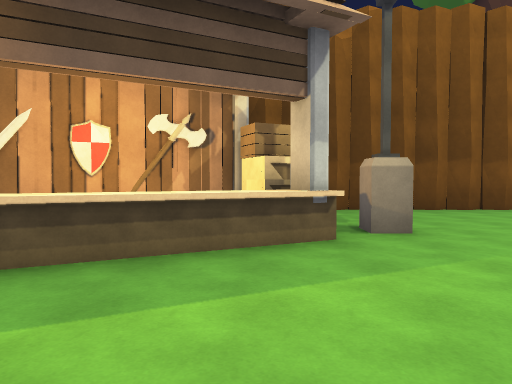
View 1 (above)

23 first-person views from a walk through a scene from a Unity 3-D project. The camera is 1.5 m above the floor, tilts 2° down and sees 70° across. The floor is counted in squares, 2 m on a side. Each view is taken from the middle of a square. On the plan, view 1 faces up. The plan holds only what a view shows up to about 11 squares ahead; the rest is blank. The place goes on beyond the plan. The player is left out. Some surface patterns are stand-ins.

View 2
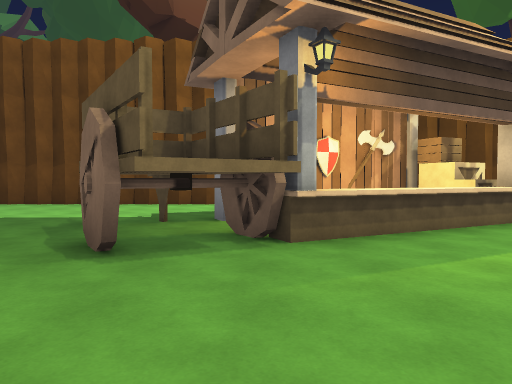

View 3
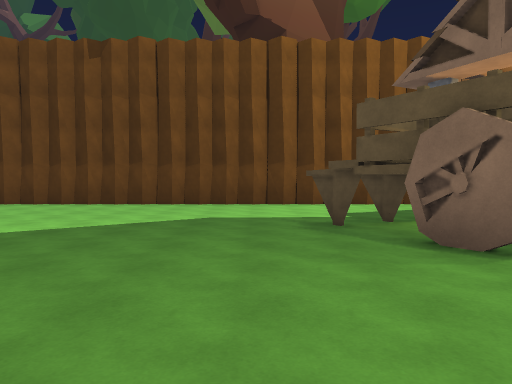

View 4
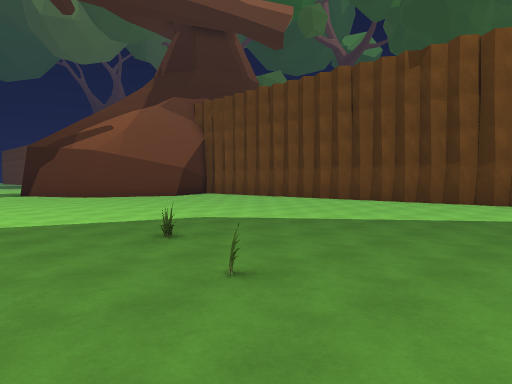

View 5
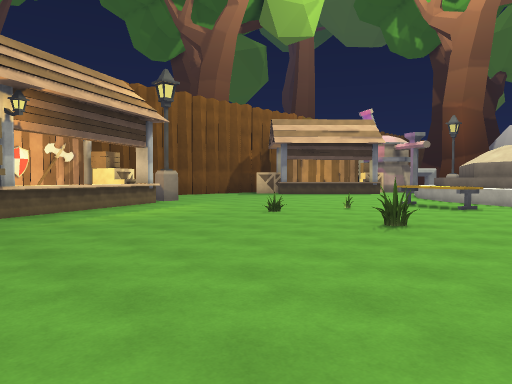

View 6
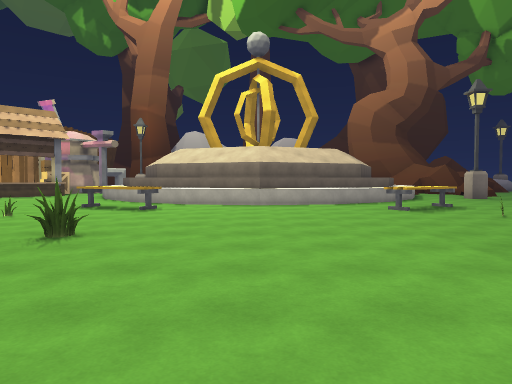

View 7
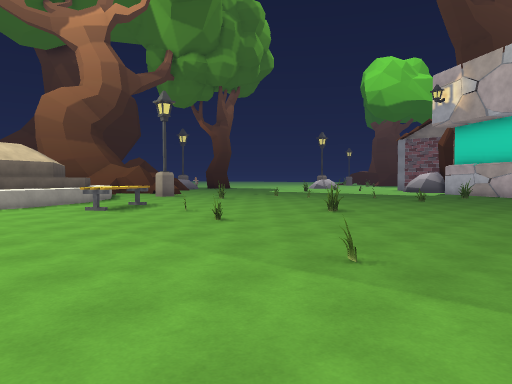

View 8
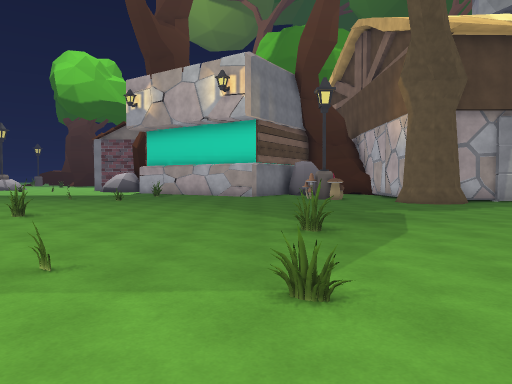

View 9
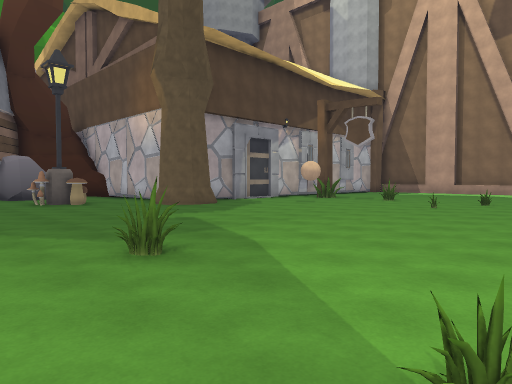

View 10
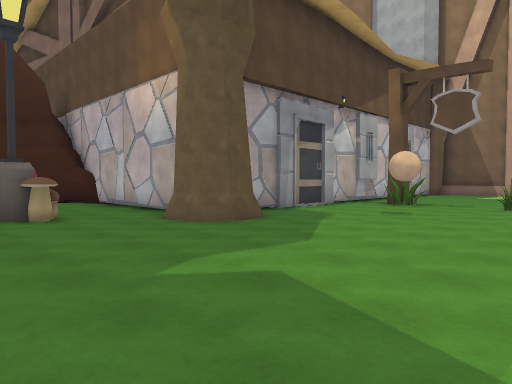

View 11
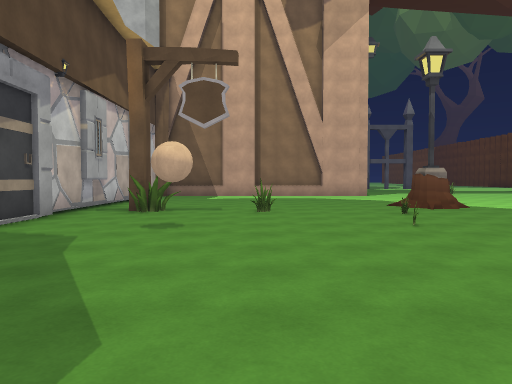

View 12
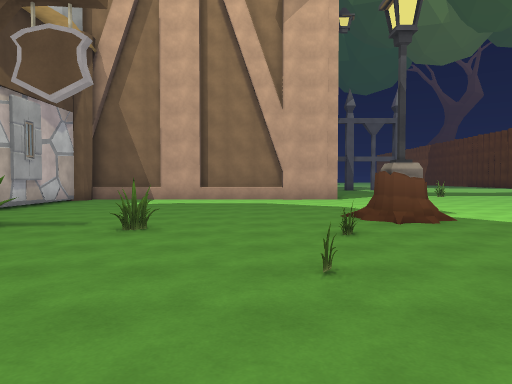

View 13
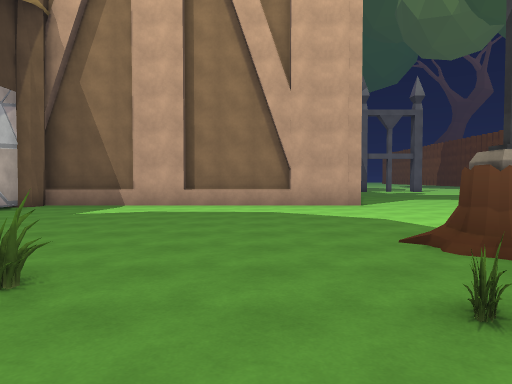

View 14
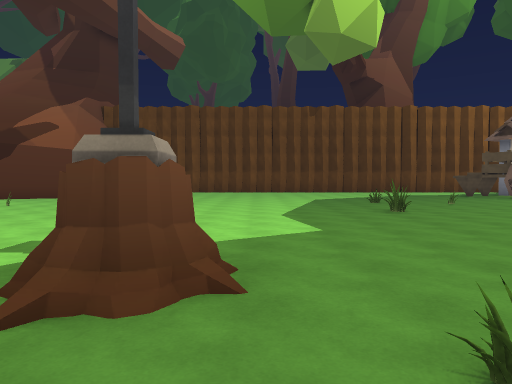

View 15
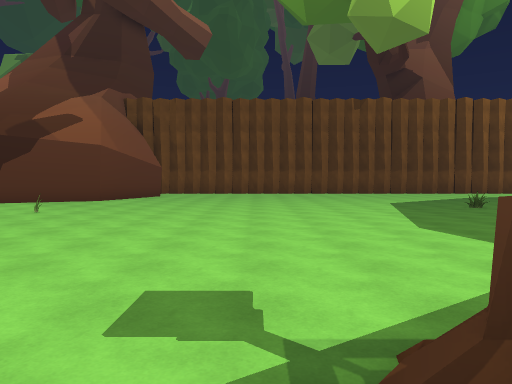

View 16
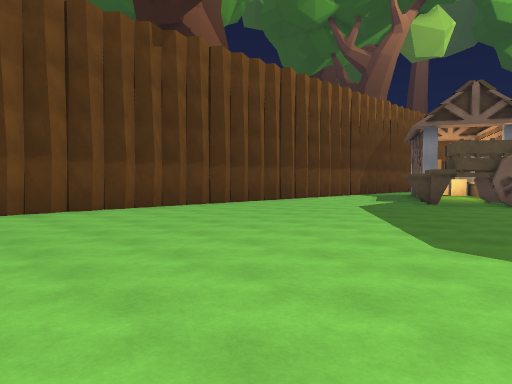

View 17
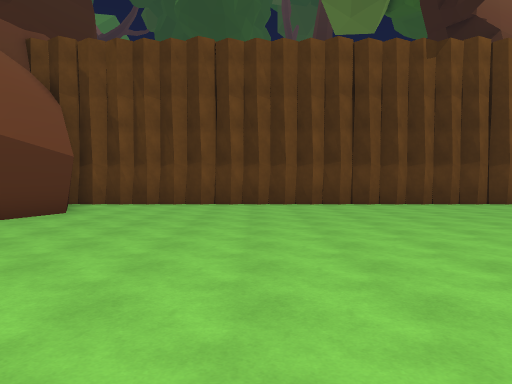

View 18
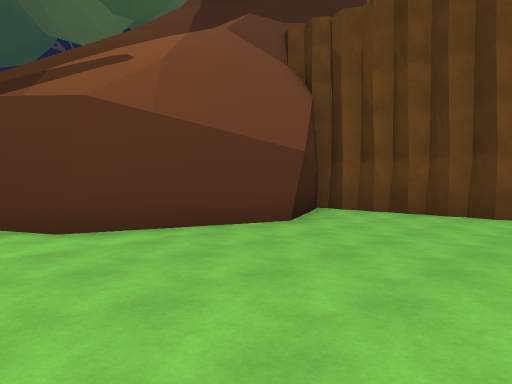

View 19
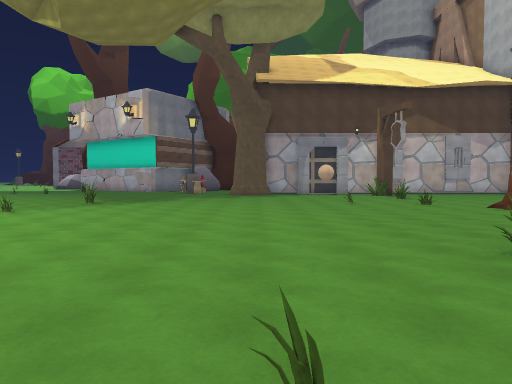

View 20
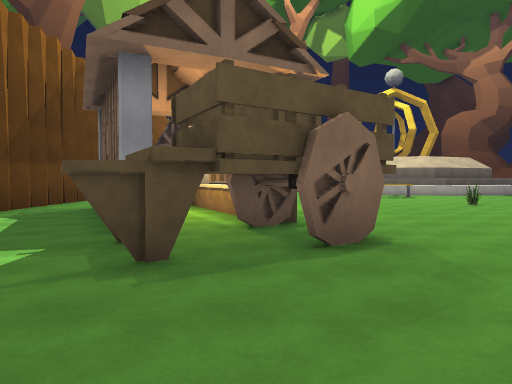

View 21
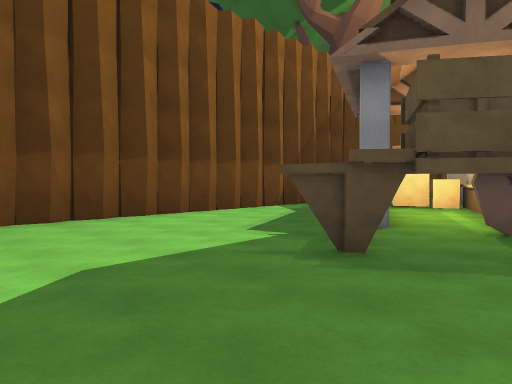

View 22
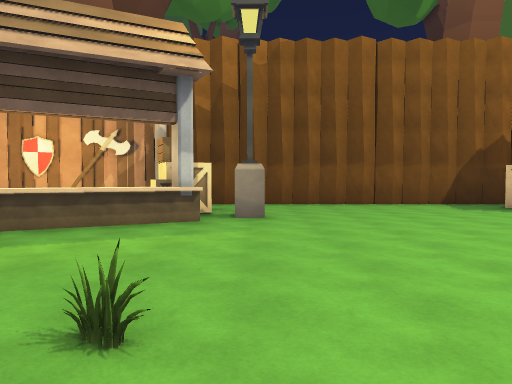

View 23
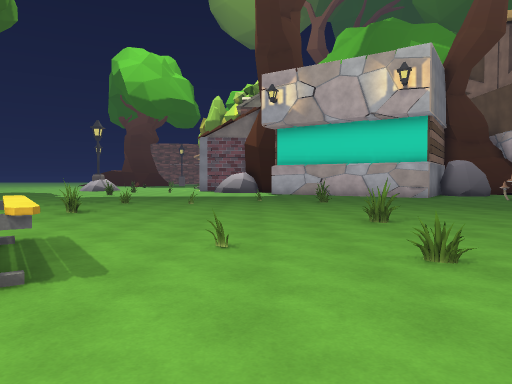

### Floor plan
Key: @ floor where view 1 was taken; # wall or solid block; . floor; ^ raised ledge; A axe; C crate; S sword; T thing the floor can be seen under or through; B bench; M mushroom; L ball; O other object.
Columns run from 23 left of view 1 to 7 right of it. Each row starts with its distance up from view 1.
  9 ###############################
  8 #..............................
  7 #.....................#........
  6 #....................A#CC#.....
  5 #................T.S#..C##.....
  4 #...............TTT..^^^#.....
  3 .................TTT^^........
  2 .................T#T.........
  1 ...............................
  0 ...........O...........@O......
 -1 .............O... ........O...
 -2 O...............   ..........B.
 -3 ..........O.....  ......O...B..
 -4  ................ ............^
 -5  .............................^
 -6 ..............................^
 -7 ..............................^
 -8 ...................O..........^
 -9 ......O..............O.........
-10 ......O.................O...B..
-11 ........O.O.......O.......O..B.
-12 ...............................
-13 ........................O......
-14 ........O......................
-15 ..........L...................O
-16 .......O.......................
-17 .......#.....#.................
-18 #............##.............O..
-19 ##############..M..  ..
-20              #..#M.

Where each view was taken, in squares from view 1:
view 1: 0 up, 0 right, facing up
view 2: 2 down, 4 left, facing up
view 3: 2 down, 8 left, facing up
view 4: 3 down, 8 left, facing up-left
view 5: 6 down, 5 left, facing up-right
view 6: 6 down, 4 left, facing right
view 7: 6 down, 4 left, facing down-right
view 8: 6 down, 4 left, facing down
view 9: 8 down, 3 left, facing down-left
view 10: 12 down, 5 left, facing down-left
view 11: 14 down, 7 left, facing left
view 12: 12 down, 10 left, facing left
view 13: 12 down, 13 left, facing left
view 14: 12 down, 16 left, facing up
view 15: 10 down, 18 left, facing up
view 16: 0 up, 18 left, facing up-right
view 17: 2 down, 18 left, facing up
view 18: 1 up, 18 left, facing up-left
view 19: 0 up, 10 left, facing down
view 20: 3 up, 10 left, facing right
view 21: 2 up, 10 left, facing up-right
view 22: 2 down, 2 right, facing up
view 23: 7 down, 3 right, facing down
